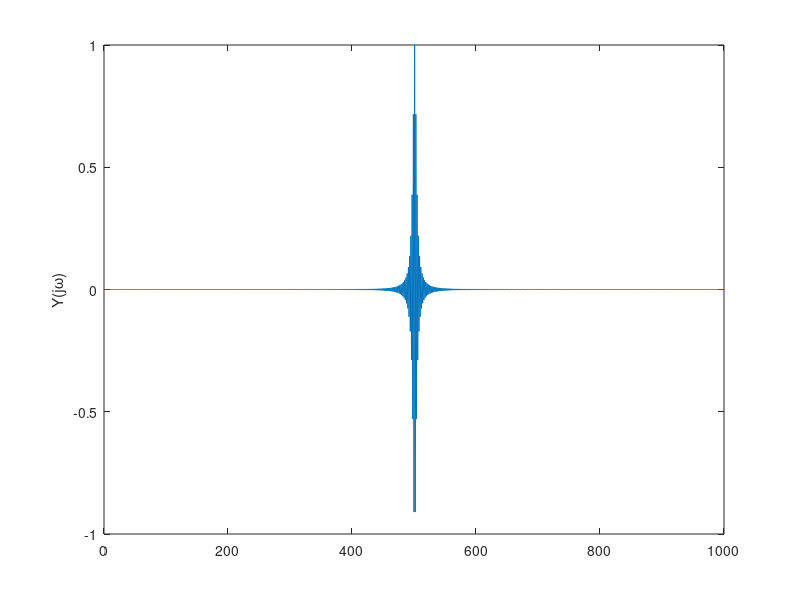

Recreate this plot in MATLAB.
tau = 0.01;
T = 10;
N = T / tau;
t = [0:tau:T - 0.01];
x = exp(-2 .* abs(t));
y = exp(-2 .* abs(t - 5));
Y = fftshift(tau * fft(y));

plot(real(Y))
ylabel('Y(j\omega)')
